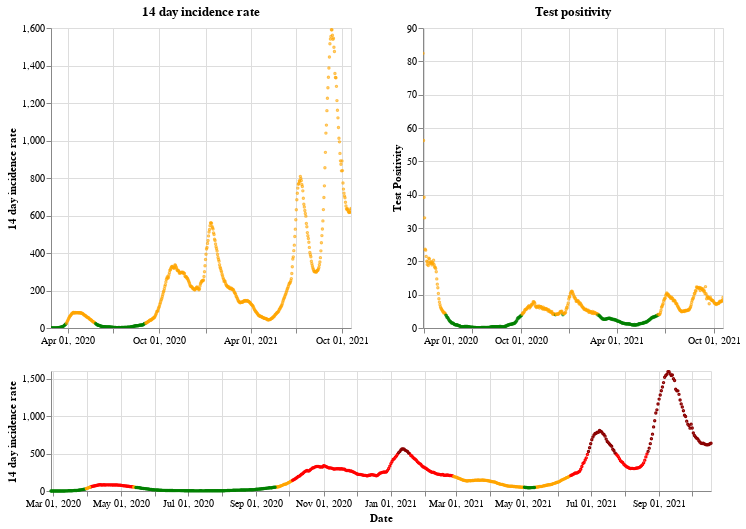

Notebook cell for this chart:
### Markdown cell above
## Scotland

### Code cell
plot_traffic_light('Scotland')

### Figure 1 — Vega-Lite specification as saved in the notebook (floating-point values rounded to 4 significant figures; data arrays with more than 128 entries replaced by an {"elided": "..."} marker saying what was removed)
{"config": {"view": {"continuousWidth": 400, "continuousHeight": 300}}, "vconcat": [{"hconcat": [{"mark": {"type": "point", "size": 2}, "encoding": {"color": {"condition": {"value": "green", "test": "(datum.twoWeeklyCasesRate <= 25)"}, "value": "orange"}, "tooltip": [{"type": "nominal", "field": "areaName"}, {"type": "temporal", "field": "date"}, {"type": "quantitative", "field": "twoWeeklyCasesRate"}, {"type": "quantitative", "field": "testPositivity"}], "x": {"type": "temporal", "axis": {"title": ""}, "field": "date", "scale": {"domain": {"selection": "DateBrush"}}, "timeUnit": "yearmonthdate"}, "y": {"type": "quantitative", "axis": {"title": "14 day incidence rate"}, "field": "twoWeeklyCasesRate"}}, "title": "14 day incidence rate", "width": 300}, {"mark": {"type": "point", "size": 2}, "encoding": {"color": {"condition": {"value": "green", "test": "(datum.testPositivity <= 4)"}, "value": "orange"}, "tooltip": [{"type": "nominal", "field": "areaName"}, {"type": "temporal", "field": "date"}, {"type": "quantitative", "field": "twoWeeklyCasesRate"}, {"type": "quantitative", "field": "testPositivity"}], "x": {"type": "temporal", "axis": {"title": ""}, "field": "date", "scale": {"domain": {"selection": "DateBrush"}}, "timeUnit": "yearmonthdate"}, "y": {"type": "quantitative", "axis": {"title": "Test Positivity"}, "field": "testPositivity"}}, "title": "Test positivity", "width": 300}]}, {"layer": [{"mark": {"type": "point", "size": 2}, "encoding": {"color": {"condition": {"value": "orange", "test": "(((datum.testPositivity < 4) && (datum.twoWeeklyCasesRate >= 50)) && (datum.twoWeeklyCasesRate < 200))"}, "value": "red"}, "opacity": {"condition": {"value": 1, "test": "((datum.twoWeeklyCasesRate >= 50) && (datum.twoWeeklyCasesRate < 500))"}, "value": 0}, "tooltip": [{"type": "nominal", "field": "areaName"}, {"type": "temporal", "field": "date"}, {"type": "quantitative", "field": "twoWeeklyCasesRate"}, {"type": "quantitative", "field": "testPositivity"}], "x": {"type": "temporal", "axis": {"title": "Date"}, "field": "date", "timeUnit": "yearmonthdate"}, "y": {"type": "quantitative", "axis": {"title": "14 day incidence rate"}, "field": "twoWeeklyCasesRate"}}, "selection": {"DateBrush": {"type": "interval", "encodings": ["x"], "fields": ["Time"]}}}, {"mark": {"type": "point", "size": 2}, "encoding": {"color": {"value": "darkred"}, "opacity": {"condition": {"value": 1, "test": "(datum.twoWeeklyCasesRate >= 500)"}, "value": 0}, "tooltip": [{"type": "nominal", "field": "areaName"}, {"type": "temporal", "field": "date"}, {"type": "quantitative", "field": "twoWeeklyCasesRate"}, {"type": "quantitative", "field": "testPositivity"}], "x": {"type": "temporal", "axis": {"title": "Date"}, "field": "date", "timeUnit": "yearmonthdate"}, "y": {"type": "quantitative", "axis": {"title": "14 day incidence rate"}, "field": "twoWeeklyCasesRate"}}}, {"mark": {"type": "point", "size": 2}, "encoding": {"color": {"condition": {"value": "green", "test": "((datum.testPositivity < 4) && (datum.twoWeeklyCasesRate < 50))"}, "value": "orange"}, "opacity": {"condition": {"value": 1, "test": "(datum.twoWeeklyCasesRate < 50)"}, "value": 0}, "tooltip": [{"type": "nominal", "field": "areaName"}, {"type": "temporal", "field": "date"}, {"type": "quantitative", "field": "twoWeeklyCasesRate"}, {"type": "quantitative", "field": "testPositivity"}], "x": {"type": "temporal", "axis": {"title": "Date"}, "field": "date", "timeUnit": "yearmonthdate"}, "y": {"type": "quantitative", "axis": {"title": "14 day incidence rate"}, "field": "twoWeeklyCasesRate"}}}], "height": 120, "width": 660}], "data": {"name": "data-582b08f337d82709be70c60a81013fc9"}, "$schema": "https://vega.github.io/schema/vega-lite/v4.8.1.json", "datasets": {"data-582b08f337d82709be70c60a81013fc9": {"elided": "599 records"}}}
